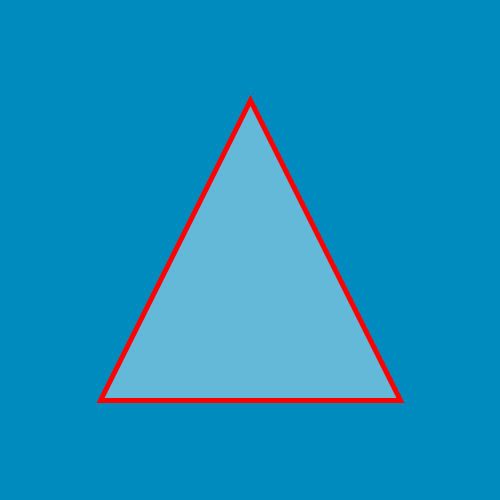
Frame 1 (no input)
Frame 60 (the mouse pressed at the canvas centre just before this capture): identical to frame 1, image omitted
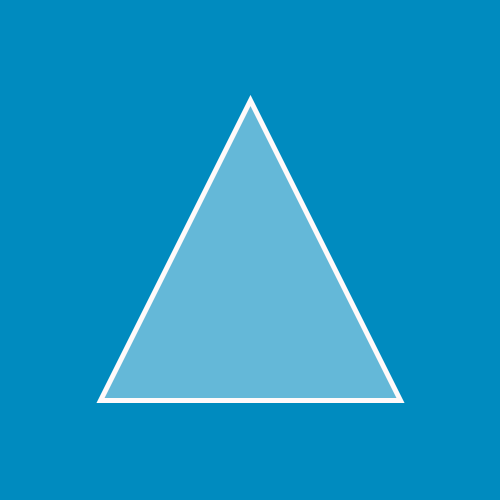
Frame 120 (the mouse held since frame 60 and released just before this capture)

The Processing sketch that drew these frames (run headless with seeded random() and noise(); from frame 60 on, the mouse is pressed at the canvas centre):

// Processing sketch: processing_111108
// ── processing_111108.pde

void setup(){
  size(500,500);
  rectMode(CENTER); 
  
}

void draw(){
  background(0,139,191);
  strokeWeight(5);
  stroke(255,mouseX,mouseY);
  fill(255,255,255,100);
  triangle(width/2,100,100,400,400,400);
  println(mouseX + " " + mouseY);  

}
